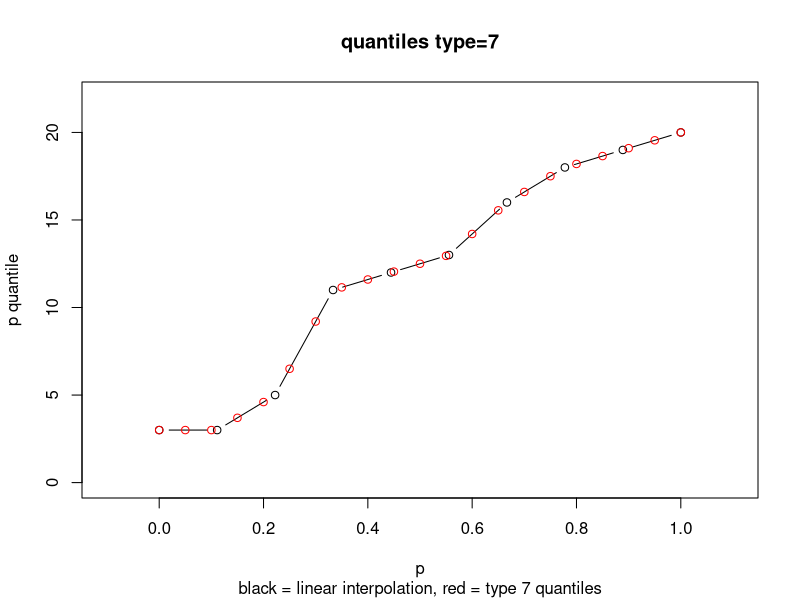
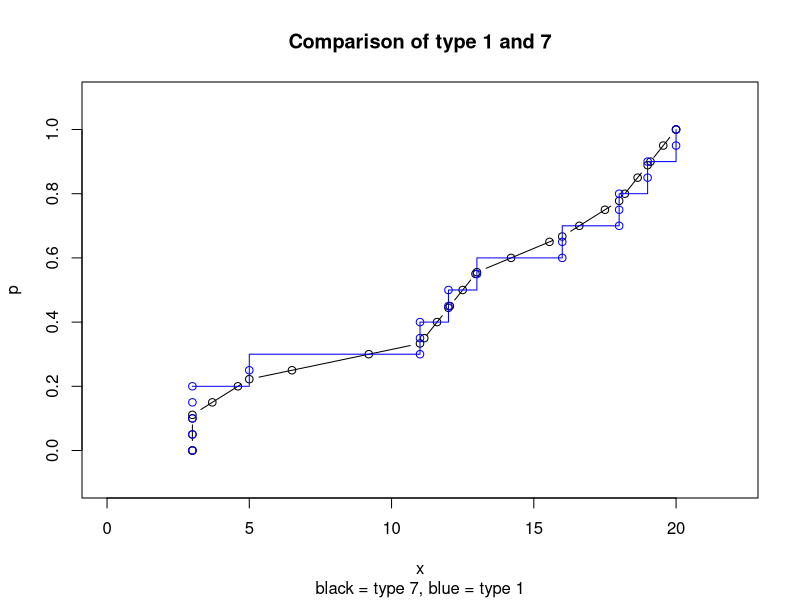
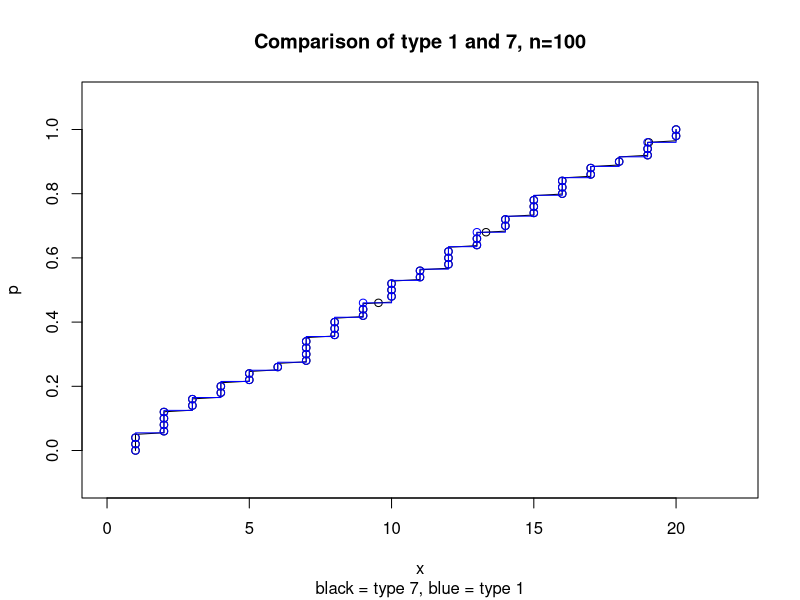

Here is the R script that generated these plots, in order:
#sheet 3
library(tidyverse)

# a) Generate a random sample of size n from 1, 2, ..., 20
# and determine the empirical distribution function 
s.size <- 10
x <- sample(1:20, size = s.size, replace = TRUE)
emp.dist <- tibble(obs = x) %>%
  count(obs) %>%
  mutate(cum.rel.freq = cumsum(n)/sum(n)
  ) 

# b) Determine a R function to find quantile according
# to the definition given in the lecture
my.quantile <- function(x,p) {
  x_sort <- sort(x)
  return(x_sort[ceiling(length(x)*p)])
}

# c) Compare the results of your quantile function with
# the results of the R function
my.quantile(x, seq(0,1, by = 0.05))
quantile(x, probs = seq(0,1, by=0.05), type = 1)

# d) The R function quantile() evaluates quantiles of type 7
# if no type is specified. Type 7 quantile are defined by a linear 
# interpolation of the points 
# (0, x_(1)), (1/(n-1),x_(2)), (2/(n-1),x_(3)), ..., (n/(n-1),x_(n))
# with n = sample size. Visualize the evalution by a diagram 
# which contain these points, the linear interpolation and the
# R quantile of type 7 of order 0, 0.5, ..., 1
plot(y=sort(x), 
     x=(0:(s.size-1))/(s.size-1),
     type="b", 
     col = "black",
     ylim=c(0,22), 
     xlim=c(-0.1,1.1),
     xlab="p", 
     ylab="p quantile",
     main="quantiles type=7",
     sub = "black = linear interpolation, red = type 7 quantiles")

points(x=seq(0,1, by=0.05), y=quantile(x,prob=seq(0,1, by=0.05)), col="red")

# e) Create a table containing the quantiles of type 1 and type 7 of order
# 0,0.01, ..., 0.99,1. What are the possible values of the quantiles?
q1.q7 <- tibble(
  p = seq(0,1,by=0.01),
  q1 = quantile(x, probs=p,type=1),
  q7 = quantile(x, probs=p,type=7)
)
# feasible value type 1: all sample values
# feasible values type 7: all values in the interval 
# [min(sample values, max(sample values)]

# f) Create a diagram which visualize the empirical distribution function,
# the function H, which connects the points
# (0, x_(1)), (1/(n-1),x_(2)), (2/(n-1),x_(3)), ..., (n/(n-1),x_(n))
# with line segments (the above linear interpolation), type 1 and type 7
# quantiles and mention the difference between type 1 and type 7 quantiles.
plot(x=sort(x), y=(0:(s.size-1))/(s.size-1),
     type="b", col = "black",
     xlim=c(0,22), ylim=c(-0.1,1.1),
     ylab="p", xlab="x",
     main="Comparison of type 1 and 7",
     sub = "black = type 7, blue = type 1")

points(y=seq(0,1, by=0.05), x=quantile(x,prob=seq(0,1, by=0.05), type=7), col="black")
points(y=seq(0,1, by=0.05), x=quantile(x,prob=seq(0,1, by=0.05), type=1), col="blue")
lines(x=emp.dist$obs, y=emp.dist$cum.rel.freq, type="s",col="blue")

# g) Increase the sample size from 10 to 50 and then to 100 and create 
# the above diagram. What happens?
s.size <- 200
x <- sample(1:20, size = s.size, replace = TRUE)
emp.dist <- tibble(
  obs = x
) %>%
  count(obs) %>%
  mutate(
    cum.rel.freq = cumsum(n)/sum(n)
  ) 
plot(x=sort(x), y=(0:(s.size-1))/(s.size-1),
     type="l", col = "black",
     xlim=c(0,22), ylim=c(-0.1,1.1),
     ylab="p", xlab="x",
     main="Comparison of type 1 and 7, n=100",
     sub = "black = type 7, blue = type 1")
points(y=seq(0,1, by=0.02), x=quantile(x,prob=seq(0,1, by=0.02), type=7), col="black")
points(y=seq(0,1, by=0.02), x=quantile(x,prob=seq(0,1, by=0.02), type=1), col="blue")
lines(x=emp.dist$obs, y=emp.dist$cum.rel.freq, type="s",col="blue")

# Observations
# a) The deviations between the empirical distribution function F and the 
# function H decrease. For big sample sizes both function are more or less
# identical.
# b) The feasible values of type 1 quantiles are {1,2,...20} whereas
# quantiles of type 7 can take every value from the interval [1,20].
# c) Type 1 quantiles are suited for discrete variables. In case of continous 
# variables both types can be used and exspecially for large sample sizes the
# values are more or less identical.